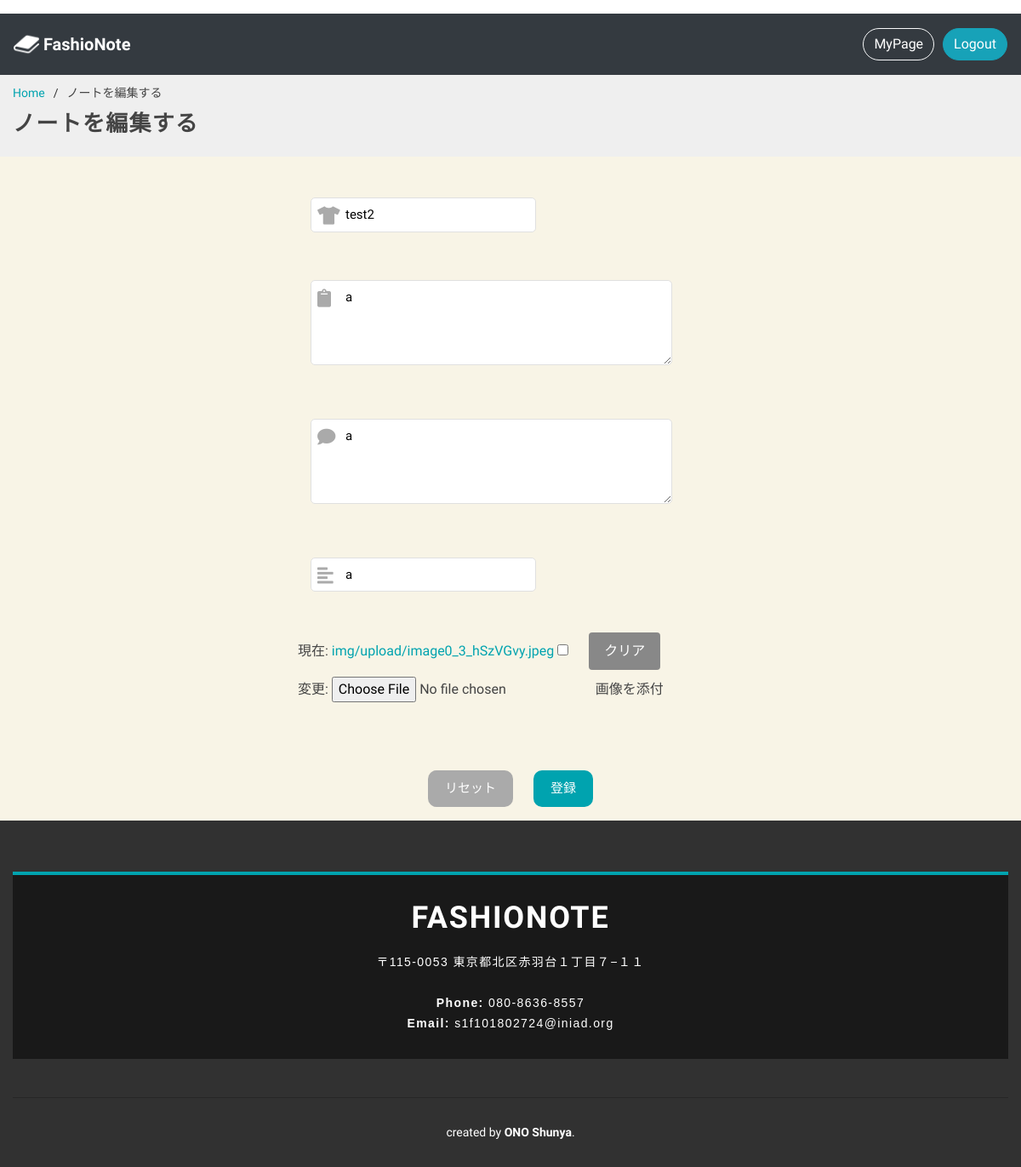
The page /detail/5/update (signed in) on the database its author committed.
### fashionote/models.py (models this page shows)
class Brand(models.Model):
    brand_name = models.CharField(max_length=256)
    concept = models.TextField(default='')
    url = models.CharField(max_length=256, blank=True, null=True)
    memo = models.TextField(default='')
    image = models.ImageField(upload_to='img/upload', blank=True, null=True)
    tags = TaggableManager(blank=True)
    create_user = models.ForeignKey(get_user_model(), on_delete=models.CASCADE)

### fashionote/views.py (the view)
# urls.py: path(r'detail/<int:brand_id>/update',views.update, name="update"),
@login_required
def update(request, brand_id):
    brand = Brand.objects.filter(pk=brand_id).first()
    if request.method == 'POST':
        form = BrandForm(request.POST, request.FILES, instance=brand)
        if form.is_valid():
            form.save()
            return redirect('/detail/'+str(brand.id))
    else:
        form = BrandForm(instance=brand)
        return render(request, 'fashionote/update.html', {'form':form, 'brand':brand})

### fashionote/forms.py
class BrandForm(forms.ModelForm):
    class Meta:
        model = Brand
        fields = ('brand_name', 'concept', 'url', 'memo', 'image', 'tags')
        labels = {'brand_name':'ブランド名', 'concept':'コンセプト', 'url':'URL', 'memo':'その他の情報', 'image':'画像を添付', 'tags':'タグ'}
        widgets = {
      'brand_name': TextInput(attrs={'placeholder': 'ブランド名'}),
      'concept': Textarea(attrs={'placeholder': 'ブランドコンセプト'}),
      'url': TextInput(attrs={'placeholder': 'URL'}),
      'memo': Textarea(attrs={'placeholder': 'そのほかの情報'}),
      'tags': TagWidget(attrs={'placeholder': 'タグ ,で区切ってください'}),
     }

### fashionote/templates/fashionote/update.html (shortened to what this page needs)
{% extends 'head.html' %}
{% load widget_tweaks %}
{% block content %}
<main id="main">
    <section id="breadcrumbs" class="breadcrumbs">
        <div class="container">
          <ol>
            <li><a href="{% url 'fashionote:home' %}">Home</a></li>
            <li>ノートを編集する</li>
          </ol>
          <h2>ノートを編集する</h2>
        </div>
      </section>
      <section id="form" class="form">
        <div class="row" data-aos="fade-up">
            <div class="container-fluid">
                <form method="POST" novalidate enctype="multipart/form-data">
                    <div class="inputs">
                      {{ form.brand_name }}
                      <i class="fa fa-tshirt fa-lg fa-fw" aria-hidden="true"></i>
                    </div>
                    <div class="inputs">
                      {{ form.concept }}
                      <i class="fa fa-clipboard fa-lg fa-fw" aria-hidden="true"></i>
                    </div>
                    <div class="inputs">
                      {{ form.memo }}
                      <i class="fa fa-comment fa-lg fa-fw" aria-hidden="true"></i>
                    </div>
                    <div class="inputs">
                      {{ form.url }}
                      <i class="fa fa-align-left fa-lg fa-fw" aria-hidden="true"></i>
                    </div>
                    <div id="attachment">
                      {{form.image|add_class:"fileinput"}}
                      {{ form.image.label }}
                     </div>
                    <div class="btn-area">
                      <input type="reset" value="リセット">
                      <input type="submit" value="登録">
                    </div>
                </form>
            </div>
        </div>
    </section>
        </main>
{% endblock %}

### fashionote/static/css/style.css (style rules this page uses)
#main { background-color: #f8f4e6; }
body { font-family: 'M PLUS Rounded 1c', sans-serif; color: #444444; }
a { color: #00a3af; }
h1, h2, h3, h4, h5, h6 { font-family: 'M PLUS Rounded 1c', sans-serif; font-weight: "medium"; letter-spacing: 0.05em; }
.container { max-width: 1350px; width: 100%; padding: 0 15px; margin: 0 auto; }
form { width:500px; margin:0 auto; }
.inputs { position: relative; width: 100%; margin: 40px 3%; overflow: hidden; }
input[type="text"], input[type="number"], input[type="email"], input[type="password"], textarea { font-family: 'M PLUS Rounded 1c', sans-serif; box-sizing: border-box; margin: 8px 0; transition: 0.3s; outline: none; border: solid 1px #e0e0e0; border-radius:5px; padding:8px; font-size: 15px; }
textarea { height: 100px; }
input[type="text"], input[type="number"], input[type="email"], input[type="password"], textarea { padding-left: 40px; }
i { position: absolute; top: 12px; left: 0; padding: 9px 8px; transition: 0.3s; color: #aaaaaa; }
.btn-area { text-align: center; }
input[type="submit"] { background: #00a3af; border: none; color: #fff; font-size:15px; font-weight:medium; padding: 10px 20px; margin: 0 10px; border-radius: 10px; }
input[type="reset"] { background: #aaa; border: none; color: #fff; font-size:15px; font-weight:medium; padding: 10px 20px; margin: 0 10px; border-radius: 10px; }
#attachment label { display: inline-block; position: relative; background: #888; color:#fff; font-size: 16px; padding: 10px 18px; margin-left: 20px; border-radius: 4px; transition: all 0.3s; }
.breadcrumbs { padding: 15px 0; background: #efefef; margin-top: 60px; }
.breadcrumbs h2 { font-size: 26px; font-weight: 600; }
.breadcrumbs ol { display: flex; flex-wrap: wrap; list-style: none; padding: 0 0 10px 0; margin: 0; font-size: 14px; }
.breadcrumbs ol li + li { padding-left: 10px; }
.breadcrumbs ol li + li::before { display: inline-block; padding-right: 10px; color: #333333; content: "/"; }

### rows shown on the page
Brand: brand_name "test2", concept "a", memo "a", url "a"
